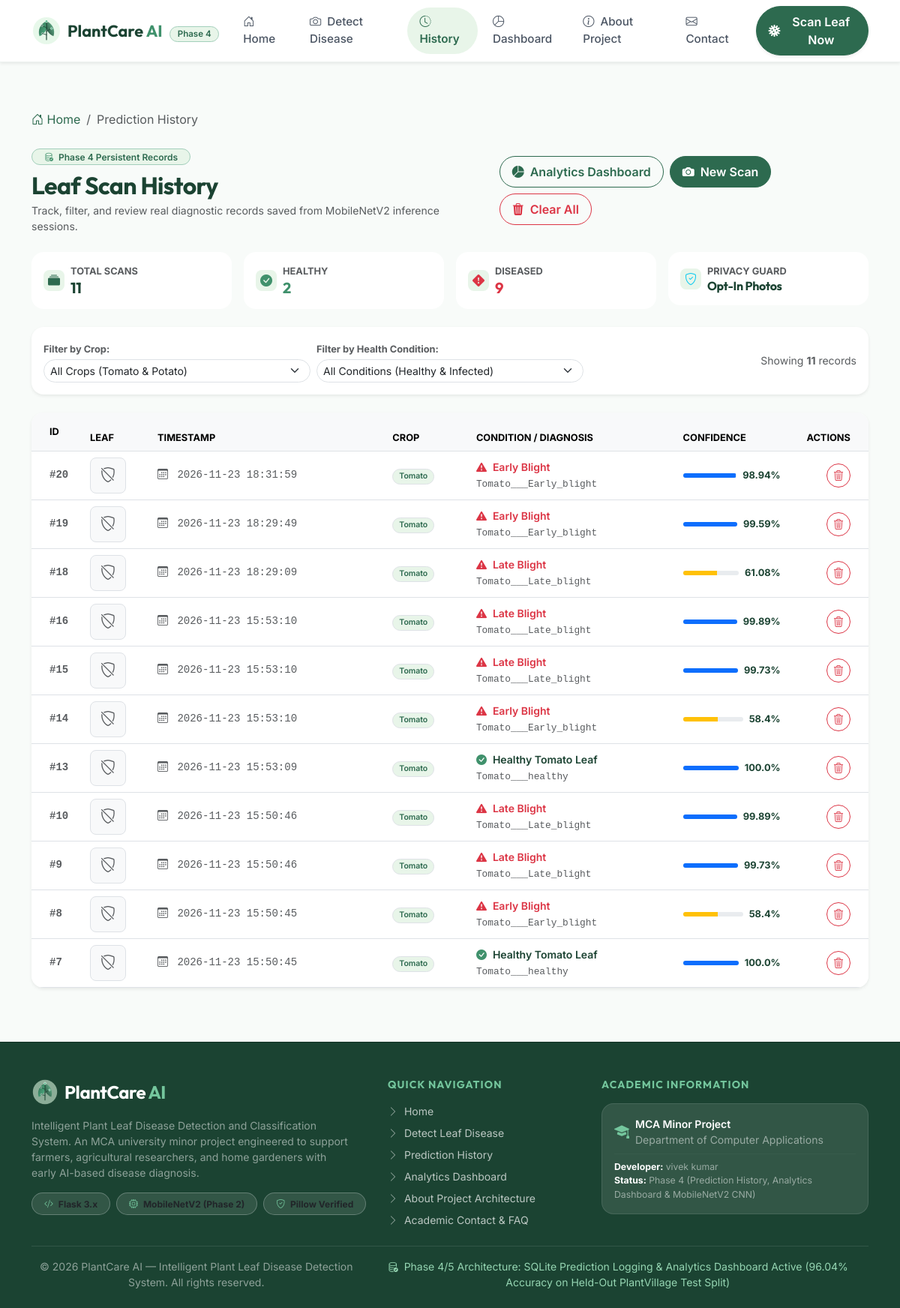
The app's page /history with its own data.
### tables this page shows
CREATE TABLE predictions (
                id INTEGER PRIMARY KEY AUTOINCREMENT,
                timestamp DATETIME DEFAULT CURRENT_TIMESTAMP,
                crop TEXT NOT NULL,
                disease_name TEXT NOT NULL,
                raw_class TEXT NOT NULL,
                is_healthy INTEGER NOT NULL,
                confidence REAL NOT NULL,
                confidence_percent TEXT NOT NULL,
                image_path TEXT,
                notes TEXT
            );

### app.py (the view)
@app.route('/history')
def history():
    crop_filter = request.args.get('crop', 'all').strip()
    status_filter = request.args.get('status', 'all').strip()
    predictions = get_all_predictions(crop_filter=crop_filter, status_filter=status_filter)
    all_records = get_all_predictions()
    total_count = len(all_records)
    healthy_count = sum(1 for r in all_records if r.get('is_healthy') == 1)
    diseased_count = total_count - healthy_count
    return render_template(
        'history.html',
        active_page='history',
        predictions=predictions,
        current_crop=crop_filter,
        current_status=status_filter,
        total_count=total_count,
        healthy_count=healthy_count,
        diseased_count=diseased_count
    )

### templates/history.html (shortened to what this page needs)
{% extends "base.html" %}
{% block content %}
<div class="container py-4 py-lg-5">
    <nav aria-label="breadcrumb" class="mb-4">
        <ol class="breadcrumb small">
            <li class="breadcrumb-item"><a href="{{ url_for('home') }}" class="text-decoration-none text-forest-green"><i class="bi bi-house-door"></i> Home</a></li>
            <li class="breadcrumb-item active text-muted" aria-current="page">Prediction History</li>
        </ol>
    </nav>
    <div class="d-flex flex-column flex-md-row justify-content-between align-items-md-center gap-3 mb-4">
        <div>
            <span class="badge rounded-pill bg-subtle-green text-forest-green px-3 py-1 mb-2 border border-success-subtle fw-semibold">
                <i class="bi bi-database-check text-success-accent me-1"></i> Phase 4 Persistent Records
            </span>
            <h2 class="fw-bold font-heading text-forest-dark mb-1">Leaf Scan History</h2>
            <p class="text-muted small mb-0">
                Track, filter, and review real diagnostic records saved from MobileNetV2 inference sessions.
            </p>
        </div>
        <div class="d-flex align-items-center gap-2 flex-wrap">
            <a href="{{ url_for('dashboard') }}" class="btn btn-outline-forest rounded-pill px-3 py-2 small fw-semibold">
                <i class="bi bi-pie-chart-fill me-1"></i> Analytics Dashboard
            </a>
            <a href="{{ url_for('predict') }}" class="btn btn-forest-primary rounded-pill px-3 py-2 small fw-semibold">
                <i class="bi bi-camera-fill me-1"></i> New Scan
            </a>
            {% if predictions and predictions|length > 0 %}
            <button type="button" class="btn btn-outline-danger rounded-pill px-3 py-2 small fw-semibold" data-bs-toggle="modal" data-bs-target="#clearAllModal">
                <i class="bi bi-trash3-fill me-1"></i> Clear All
            </button>
            {% endif %}
        </div>
    </div>
    <div class="row g-3 mb-4">
        <div class="col-6 col-md-3">
            <div class="card border-0 shadow-xs rounded-4 p-3 bg-white">
                <div class="d-flex align-items-center gap-2">
                    <div class="icon-circle-xs bg-subtle-green text-forest-green">
                        <i class="bi bi-collection-fill"></i>
                    </div>
                    <div>
                        <div class="x-small text-muted text-uppercase fw-bold">Total Scans</div>
                        <h5 class="fw-bold text-forest-dark mb-0">{{ total_count }}</h5>
                    </div>
                </div>
            </div>
        </div>
        <div class="col-6 col-md-3">
            <div class="card border-0 shadow-xs rounded-4 p-3 bg-white">
                <div class="d-flex align-items-center gap-2">
                    <div class="icon-circle-xs bg-subtle-green text-success-accent">
                        <i class="bi bi-check-circle-fill"></i>
                    </div>
                    <div>
                        <div class="x-small text-muted text-uppercase fw-bold">Healthy</div>
                        <h5 class="fw-bold text-success-accent mb-0">{{ healthy_count }}</h5>
                    </div>
                </div>
            </div>
        </div>
        <div class="col-6 col-md-3">
            <div class="card border-0 shadow-xs rounded-4 p-3 bg-white">
                <div class="d-flex align-items-center gap-2">
                    <div class="icon-circle-xs bg-subtle-green text-danger">
                        <i class="bi bi-exclamation-diamond-fill"></i>
                    </div>
                    <div>
                        <div class="x-small text-muted text-uppercase fw-bold">Diseased</div>
                        <h5 class="fw-bold text-danger mb-0">{{ diseased_count }}</h5>
                    </div>
                </div>
            </div>
        </div>
        <div class="col-6 col-md-3">
            <div class="card border-0 shadow-xs rounded-4 p-3 bg-white">
                <div class="d-flex align-items-center gap-2">
                    <div class="icon-circle-xs bg-subtle-green text-info">
                        <i class="bi bi-shield-check"></i>
                    </div>
                    <div>
                        <div class="x-small text-muted text-uppercase fw-bold">Privacy Guard</div>
                        <h6 class="fw-bold text-forest-dark mb-0 text-truncate">Opt-In Photos</h6>
                    </div>
                </div>
            </div>
        </div>
    </div>
    <div class="card border-0 shadow-sm rounded-4 p-3 bg-white mb-4">
        <form method="GET" action="{{ url_for('history') }}" class="row g-2 align-items-center">
            <div class="col-md-4 col-sm-6">
                <label for="cropSelect" class="form-label x-small text-muted fw-bold mb-1">Filter by Crop:</label>
                <select id="cropSelect" name="crop" class="form-select form-select-sm rounded-pill" onchange="this.form.submit()">
                    <option value="all" {% if current_crop == 'all' %}selected{% endif %}>All Crops (Tomato &amp; Potato)</option>
                </select>
            </div>
            <div class="col-md-4 col-sm-6">
                <label for="statusSelect" class="form-label x-small text-muted fw-bold mb-1">Filter by Health Condition:</label>
                <select id="statusSelect" name="status" class="form-select form-select-sm rounded-pill" onchange="this.form.submit()">
                    <option value="all" {% if current_status == 'all' %}selected{% endif %}>All Conditions (Healthy &amp; Infected)</option>
                </select>
            </div>
            <div class="col-md-4 d-flex align-items-end justify-content-md-end gap-2 pt-2 pt-md-0">
                <span class="text-muted small">Showing <strong>{{ predictions|length }}</strong> records</span>
            </div>
        </form>
    </div>
    {% if predictions and predictions|length > 0 %}
    <div class="card border-0 shadow-sm rounded-4 overflow-hidden bg-white mb-4">
        <div class="table-responsive">
            <table class="table table-hover align-middle mb-0 small">
                <thead class="table-light text-muted text-uppercase x-small border-bottom">
                    <tr>
                        <th class="ps-4 py-3" style="width: 70px;">ID</th>
                        <th style="width: 90px;">Leaf</th>
                        <th>Timestamp</th>
                        <th>Crop</th>
                        <th>Condition / Diagnosis</th>
                        <th>Confidence</th>
                        <th class="text-end pe-4" style="width: 100px;">Actions</th>
                    </tr>
                </thead>
                <tbody>
                    {% for item in predictions %}
                    <tr>
                        <td class="ps-4 fw-bold text-muted font-monospace">#{{ item.id }}</td>
                        <td>
                            {% if item.image_path %}
                            <img src="{{ url_for('static', filename=item.image_path) }}"
                                 alt="Scan thumbnail"
                                 class="rounded-3 border object-fit-cover shadow-xs"
                                 style="width: 48px; height: 48px; cursor: pointer;"
                                 data-bs-toggle="modal"
                                 data-bs-target="#imgModal{{ item.id }}">
                            <div class="modal fade" id="imgModal{{ item.id }}" tabindex="-1" aria-hidden="true">
                                <div class="modal-dialog modal-dialog-centered">
                                    <div class="modal-content rounded-4 border-0 overflow-hidden shadow">
                                        <div class="modal-header border-0 pb-0">
                                            <h6 class="modal-title fw-bold text-forest-dark">Scan #{{ item.id }} — {{ item.disease_name }}</h6>
                                            <button type="button" class="btn-close" data-bs-dismiss="modal" aria-label="Close"></button>
                                        </div>
                                        <div class="modal-body text-center p-4">
                                            <img src="{{ url_for('static', filename=item.image_path) }}" alt="Enlarged leaf" class="img-fluid rounded-3 shadow-sm max-h-350">
                                            <div class="mt-2 text-muted x-small">Recorded on {{ item.timestamp }}</div>
                                        </div>
                                    </div>
                                </div>
                            </div>
                            {% else %}
                            <div class="rounded-3 bg-light border d-flex align-items-center justify-content-center text-muted"
                                 style="width: 48px; height: 48px;"
                                 title="No image saved (Privacy protected)">
                                <i class="bi bi-shield-slash fs-5"></i>
                            </div>
                            {% endif %}
                        </td>
                        <td class="text-muted font-monospace text-nowrap">
                            <i class="bi bi-calendar3 me-1"></i> {{ item.timestamp }}
                        </td>
                        <td>
                            <span class="badge bg-subtle-green text-forest-green border fw-semibold rounded-pill px-2 py-1">
                                {{ item.crop }}
                            </span>
                        </td>
                        <td>
                            <div class="d-flex align-items-center gap-2">
                                <i class="bi {% if item.is_healthy %}bi-check-circle-fill text-success-accent{% else %}bi-exclamation-triangle-fill text-danger{% endif %}"></i>
                                <span class="fw-semibold {% if item.is_healthy %}text-forest-dark{% else %}text-danger{% endif %}">
                                    {{ item.disease_name }}
                                </span>
                            </div>
                            <span class="text-muted x-small font-monospace">{{ item.raw_class }}</span>
                        </td>
                        <td>
                            <div class="d-flex align-items-center gap-2" style="max-width: 130px;">
                                <div class="progress flex-grow-1" style="height: 6px; border-radius: 4px;">
                                    <div class="progress-bar {% if item.confidence >= 0.85 %}bg-forest-primary{% elif item.confidence >= 0.70 %}bg-success-accent{% else %}bg-warning{% endif %}"
                                         role="progressbar"
                                         style="width: {{ item.confidence_percent }};"
                                         aria-valuenow="{{ item.confidence * 100 }}"
                                         aria-valuemin="0"
                                         aria-valuemax="100">
                                    </div>
                                </div>
                                <span class="fw-bold x-small text-forest-dark">{{ item.confidence_percent }}</span>
                            </div>
                        </td>
                        <td class="text-end pe-4">
                            <form method="POST" action="{{ url_for('delete_history_record', record_id=item.id) }}" class="d-inline" onsubmit="return confirm('Delete prediction record #{{ item.id }}? This action cannot be undone.');">
                                <button type="submit" class="btn btn-sm btn-outline-danger rounded-circle p-1" title="Delete record" style="width: 32px; height: 32px;">
                                    <i class="bi bi-trash3"></i>
                                </button>
                            </form>
                        </td>
                    </tr>
                    {% endfor %}
                </tbody>
            </table>
        </div>
    </div>
    {% endif %}
</div>
{% endblock %}

### records on screen
predictions: id "20", timestamp "2026-11-23 18:31:59", crop "Tomato", is_healthy 0 (drawn), disease_name "Early Blight", raw_class "Tomato___Early_blight", confidence 0.9894 (drawn), confidence_percent "98.94%"
predictions: id "19", timestamp "2026-11-23 18:29:49", crop "Tomato", is_healthy 0 (drawn), disease_name "Early Blight", raw_class "Tomato___Early_blight", confidence_percent "99.59%"
predictions: id "18", timestamp "2026-11-23 18:29:09", crop "Tomato", is_healthy 0 (drawn), disease_name "Late Blight", raw_class "Tomato___Late_blight", confidence 0.6108 (drawn), confidence_percent "61.08%"
predictions: id "16", timestamp "2026-11-23 15:53:10", crop "Tomato", is_healthy 0 (drawn), disease_name "Late Blight", raw_class "Tomato___Late_blight", confidence_percent "99.89%"
predictions: id "15", timestamp "2026-11-23 15:53:10", crop "Tomato", is_healthy 0 (drawn), disease_name "Late Blight", raw_class "Tomato___Late_blight", confidence 0.9973 (drawn), confidence_percent "99.73%"
predictions: id "14", timestamp "2026-11-23 15:53:10", crop "Tomato", is_healthy 0 (drawn), disease_name "Early Blight", raw_class "Tomato___Early_blight", confidence 0.584 (drawn), confidence_percent "58.4%"
predictions: id "13", timestamp "2026-11-23 15:53:09", crop "Tomato", is_healthy 1 (drawn), disease_name "Healthy Tomato Leaf", raw_class "Tomato___healthy", confidence 1 (drawn), confidence_percent "100.0%"
predictions: id "10", timestamp "2026-11-23 15:50:46", crop "Tomato", is_healthy 0 (drawn), disease_name "Late Blight", raw_class "Tomato___Late_blight", confidence_percent "99.89%"
predictions: id "9", timestamp "2026-11-23 15:50:46", crop "Tomato", is_healthy 0 (drawn), disease_name "Late Blight", raw_class "Tomato___Late_blight", confidence 0.9973 (drawn), confidence_percent "99.73%"
predictions: id "8", timestamp "2026-11-23 15:50:45", crop "Tomato", is_healthy 0 (drawn), disease_name "Early Blight", raw_class "Tomato___Early_blight", confidence 0.584 (drawn), confidence_percent "58.4%"
predictions: id "7", timestamp "2026-11-23 15:50:45", crop "Tomato", is_healthy 1 (drawn), disease_name "Healthy Tomato Leaf", raw_class "Tomato___healthy", confidence 1 (drawn), confidence_percent "100.0%"

### other values on screen
{{ total_count }} "11"
{{ healthy_count }} "2"
{{ diseased_count }} "9"
{{ predictions|length }} "11"
